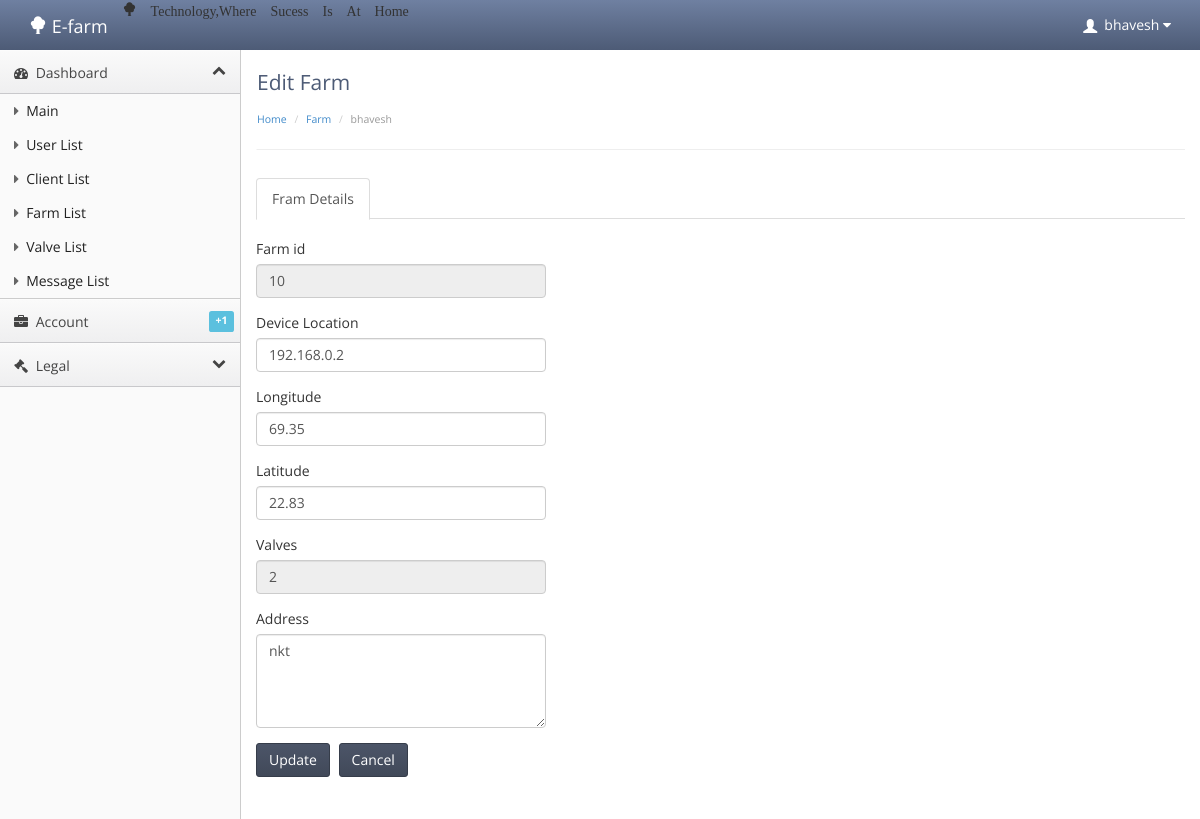
Screenshot of /admin/update_farm.php?fid=10 (signed in) with the database file from the repository.
### tables this page shows
CREATE TABLE IF NOT EXISTS `farm` (
`fid` int(10) NOT NULL,
  `device_loc` text NOT NULL,
  `longi` float NOT NULL,
  `lati` float NOT NULL,
  `valves` int(3) NOT NULL,
  `address` varchar(50) NOT NULL
);

### admin/update_farm.php (the view, shortened to what this page needs)
<!doctype html>
<html lang="en"><head>
    <link rel="stylesheet" type="text/css" href="lib/bootstrap/css/bootstrap.css">
    <link rel="stylesheet" href="lib/font-awesome/css/font-awesome.css">
    <link rel="stylesheet" type="text/css" href="stylesheets/theme.css">
    <link rel="stylesheet" type="text/css" href="stylesheets/premium.css">
</head>
<body class=" theme-blue">
    <?php include"head.php";?>
    <div class="content">
        <div class="header">
            <h1 class="page-title">Edit Farm</h1>
                    <ul class="breadcrumb">
            <li><a href="index.php">Home</a> </li>
            <li><a href="farm.php">Farm</a> </li>
            <li class="active"><?php
				echo $_SESSION['user_name'];?></li>
        </ul>
        </div>
        <div class="main-content">
<ul class="nav nav-tabs">
  <li class="active"><a href="#home" data-toggle="tab">Fram Details</a></li>
</ul>
<div class="row">
  <div class="col-md-4">
    <br>
    <div id="myTabContent" class="tab-content">
      <div class="tab-pane active in" id="home">
        <div class="form-group">
		<?php
		if(isset($_GET['fid']))
		{
			include 'connect.php';
			$fid=$_GET['fid'];
			$sql = "SELECT * FROM farm where fid=$fid";
			$result = mysqli_query($con,$sql);
			while($row = mysqli_fetch_assoc($result))
			{
					$fid = $row['fid'];
					$device_loc= $row['device_loc'];
					$longi= $row['longi'];
					$lati = $row['lati'];
					$valves= $row['valves'];
					$address = $row['address'];
			}
		}
		?>
		<form method="get" action="up_info_farm.php">
				<div class="form-group">
				<label>Farm id</label>
				<input type="text" value="<?php echo"$fid"; ?>" name="fid" id="fid" class="form-control" disabled>
				</div>
				<div class="form-group">
				<label>Device Location</label>
				<input type ="text" value="<?php echo"$device_loc";?>" name="device_loc" id="device_loc" class="form-control">
				</div>
			    <div class="form-group">
				<label>Longitude</label>
				<input type ="text" value="<?php echo"$longi";?>" name="longi" id="longi" class="form-control">
				</div>
				<div class="form-group">
				<label>Latitude</label>
				<input type="text" value="<?php echo"$lati";?>" name="lati" id="lati" class="form-control">
				</div>
				<div class="form-group">
				<label>Valves</label>
				<input type ="text" value="<?php echo"$valves";?>" name="valves" id="valves" class="form-control" disabled>
				</div>
				<div class="form-group">
				<label>Address</label>
				<textarea rows="4" cols="50" name="address" id="address" class="form-control"><?php echo"$address";?></textarea>
				</div>
				<div class="btn-toolbar list-toolbar">
				<input type="button" value="Update" name="submit" class="btn btn-primary" onClick="SubmitForm();"/>
				<input type="button" value="Cancel" name="submit" class="btn btn-primary" onClick="cancelForm();"/>
				</div>
			</form>
		</div>
		</div>
		</div>
		</div>
	</div>
 </body></html>

### admin/stylesheets/theme.css (style rules this page uses)
body { background: #fafafa; background-position: initial initial; background-repeat: initial initial; margin: 0px; padding: 0px; }
body, h1, h2, h3, h4, h5, h6, p, a, .h1, .h2, .h3, .h4, .h5, .h6 { font-family: 'Open Sans', helvetica, arial, sans-serif; }
h1 { color: #4d5b76; font-size: 3em; }
label { font-weight: normal; }
.content { position: relative; min-height: 800px; background: #fff; margin-left: 240px; border-left: 1px solid #cccccc; padding: 15px 15px 0px 15px; }
.header { background: #fff; border-bottom: 1px solid #cccccc; border-bottom: 1px solid #eee; border-left: 1px solid #ffffff; padding: .5em 0em 1em 0em; margin: 0px 0em 2em 0em; }
.header h1 { margin: 0em 0em .5em 0em; padding: 0em; line-height: 1em; font-size: 1.5em; font-weight: normal; }
.breadcrumb { -webkit-box-shadow: none; -moz-box-shadow: none; box-shadow: none; -webkit-border-radius: 0px; -moz-border-radius: 0px; border-radius: 0px; -moz-background-clip: padding; -webkit-background-clip: padding-box; background-clip: padding-box; background: #fff; margin-bottom: .5em; margin-bottom: 0em; padding-left: 0em; padding-right: 0em; font-size: .75em; }
.nav-tabs > li { margin-bottom: -2px; }
.btn-toolbar.list-toolbar { margin-bottom: 1em; }
.btn { -webkit-border-radius: 3px; -moz-border-radius: 3px; border-radius: 3px; }
.btn-primary { background-color: #414959; background-image: -webkit-gradient(linear, 0 0, 0 100%, from(#4c5568), to(#414959)); border: 1px solid #363d4a; font-weight: normal; }

### rows the page displays
farm: fid "10", device_loc "192.168.0.2", longi "69.35", lati "22.83", valves "2", address "nkt"

### other values shown
$_SESSION['user_name'] "bhavesh"
